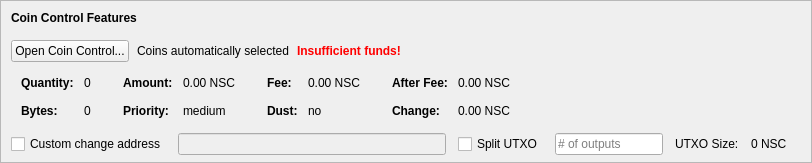
    <widget class="QFrame" name="frameCoinControl">
     <property name="sizePolicy">
      <sizepolicy hsizetype="Expanding" vsizetype="Expanding">
       <horstretch>0</horstretch>
       <verstretch>0</verstretch>
      </sizepolicy>
     </property>
     <property name="maximumSize">
      <size>
       <width>16777215</width>
       <height>16777215</height>
      </size>
     </property>
     <property name="frameShape">
      <enum>QFrame::StyledPanel</enum>
     </property>
     <property name="frameShadow">
      <enum>QFrame::Sunken</enum>
     </property>
     <layout class="QVBoxLayout" name="verticalLayoutCoinControl2">
      <property name="spacing">
       <number>0</number>
      </property>
      <property name="leftMargin">
       <number>0</number>
      </property>
      <property name="topMargin">
       <number>0</number>
      </property>
      <property name="rightMargin">
       <number>0</number>
      </property>
      <property name="bottomMargin">
       <number>6</number>
      </property>
      <item>
       <layout class="QVBoxLayout" name="verticalLayoutCoinControl" stretch="0,0,0,0,1">
        <property name="spacing">
         <number>0</number>
        </property>
        <property name="leftMargin">
         <number>10</number>
        </property>
        <property name="topMargin">
         <number>10</number>
        </property>
        <item>
         <layout class="QHBoxLayout" name="horizontalLayoutCoinControl1">
          <property name="bottomMargin">
           <number>15</number>
          </property>
          <item>
           <widget class="QLabel" name="labelCoinControlFeatures">
            <property name="sizePolicy">
             <sizepolicy hsizetype="Preferred" vsizetype="Maximum">
              <horstretch>0</horstretch>
              <verstretch>0</verstretch>
             </sizepolicy>
            </property>
            <property name="font">
             <font>
              <weight>75</weight>
              <bold>true</bold>
             </font>
            </property>
            <property name="styleSheet">
             <string notr="true">font-weight:bold;</string>
            </property>
            <property name="text">
             <string>Coin Control Features</string>
            </property>
           </widget>
          </item>
         </layout>
        </item>
        <item>
         <layout class="QHBoxLayout" name="horizontalLayoutCoinControl2" stretch="0,0,0,0">
          <property name="spacing">
           <number>8</number>
          </property>
          <property name="bottomMargin">
           <number>10</number>
          </property>
          <item>
           <widget class="QPushButton" name="pushButtonCoinControl">
            <property name="styleSheet">
             <string notr="true"/>
            </property>
            <property name="text">
             <string>Open Coin Control...</string>
            </property>
            <property name="autoDefault">
             <bool>false</bool>
            </property>
           </widget>
          </item>
          <item>
           <widget class="QLabel" name="labelCoinControlAutomaticallySelected">
            <property name="text">
             <string>Coins automatically selected</string>
            </property>
            <property name="margin">
             <number>5</number>
            </property>
           </widget>
          </item>
          <item>
           <widget class="QLabel" name="labelCoinControlInsuffFunds">
            <property name="font">
             <font>
              <weight>75</weight>
              <bold>true</bold>
             </font>
            </property>
            <property name="styleSheet">
             <string notr="true">color:red;font-weight:bold;</string>
            </property>
            <property name="text">
             <string>Insufficient funds!</string>
            </property>
            <property name="margin">
             <number>5</number>
            </property>
           </widget>
          </item>
          <item>
           <spacer name="horizontalSpacerCoinControl">
            <property name="orientation">
             <enum>Qt::Horizontal</enum>
            </property>
            <property name="sizeHint" stdset="0">
             <size>
              <width>40</width>
              <height>1</height>
             </size>
            </property>
           </spacer>
          </item>
         </layout>
        </item>
        <item>
         <widget class="QWidget" name="widgetCoinControl" native="true">
          <property name="sizePolicy">
           <sizepolicy hsizetype="Preferred" vsizetype="Preferred">
            <horstretch>0</horstretch>
            <verstretch>0</verstretch>
           </sizepolicy>
          </property>
          <property name="minimumSize">
           <size>
            <width>0</width>
            <height>0</height>
           </size>
          </property>
          <property name="styleSheet">
           <string notr="true"/>
          </property>
          <layout class="QHBoxLayout" name="horizontalLayoutCoinControl5">
           <property name="leftMargin">
            <number>0</number>
           </property>
           <property name="topMargin">
            <number>0</number>
           </property>
           <property name="rightMargin">
            <number>0</number>
           </property>
           <property name="bottomMargin">
            <number>0</number>
           </property>
           <item>
            <layout class="QHBoxLayout" name="horizontalLayoutCoinControl3" stretch="0,0,0,1">
             <property name="spacing">
              <number>20</number>
             </property>
             <property name="topMargin">
              <number>0</number>
             </property>
             <property name="bottomMargin">
              <number>10</number>
             </property>
             <item>
              <layout class="QFormLayout" name="formLayoutCoinControl1">
               <property name="horizontalSpacing">
                <number>10</number>
               </property>
               <property name="verticalSpacing">
                <number>14</number>
               </property>
               <property name="leftMargin">
                <number>10</number>
               </property>
               <property name="topMargin">
                <number>4</number>
               </property>
               <property name="rightMargin">
                <number>6</number>
               </property>
               <item row="0" column="0">
                <widget class="QLabel" name="labelCoinControlQuantityText">
                 <property name="font">
                  <font>
                   <weight>75</weight>
                   <bold>true</bold>
                  </font>
                 </property>
                 <property name="text">
                  <string>Quantity:</string>
                 </property>
                 <property name="margin">
                  <number>0</number>
                 </property>
                </widget>
               </item>
               <item row="0" column="1">
                <widget class="QLabel" name="labelCoinControlQuantity">
                 <property name="cursor">
                  <cursorShape>IBeamCursor</cursorShape>
                 </property>
                 <property name="contextMenuPolicy">
                  <enum>Qt::ActionsContextMenu</enum>
                 </property>
                 <property name="text">
                  <string notr="true">0</string>
                 </property>
                 <property name="margin">
                  <number>0</number>
                 </property>
                 <property name="textInteractionFlags">
                  <set>Qt::LinksAccessibleByMouse|Qt::TextSelectableByKeyboard|Qt::TextSelectableByMouse</set>
                 </property>
                </widget>
               </item>
               <item row="1" column="0">
                <widget class="QLabel" name="labelCoinControlBytesText">
                 <property name="font">
                  <font>
                   <weight>75</weight>
                   <bold>true</bold>
                  </font>
                 </property>
                 <property name="text">
                  <string>Bytes:</string>
                 </property>
                </widget>
               </item>
               <item row="1" column="1">
                <widget class="QLabel" name="labelCoinControlBytes">
                 <property name="cursor">
                  <cursorShape>IBeamCursor</cursorShape>
                 </property>
                 <property name="contextMenuPolicy">
                  <enum>Qt::ActionsContextMenu</enum>
                 </property>
                 <property name="text">
                  <string notr="true">0</string>
                 </property>
                 <property name="textInteractionFlags">
                  <set>Qt::LinksAccessibleByMouse|Qt::TextSelectableByKeyboard|Qt::TextSelectableByMouse</set>
                 </property>
                </widget>
               </item>
              </layout>
             </item>
             <item>
              <layout class="QFormLayout" name="formLayoutCoinControl2">
               <property name="horizontalSpacing">
                <number>10</number>
               </property>
               <property name="verticalSpacing">
                <number>14</number>
               </property>
               <property name="leftMargin">
                <number>6</number>
               </property>
               <property name="topMargin">
                <number>4</number>
               </property>
               <property name="rightMargin">
                <number>6</number>
               </property>
               <item row="0" column="0">
                <widget class="QLabel" name="labelCoinControlAmountText">
                 <property name="font">
                  <font>
                   <weight>75</weight>
                   <bold>true</bold>
                  </font>
                 </property>
                 <property name="text">
                  <string>Amount:</string>
                 </property>
                 <property name="margin">
                  <number>0</number>
                 </property>
                </widget>
               </item>
               <item row="0" column="1">
                <widget class="QLabel" name="labelCoinControlAmount">
                 <property name="cursor">
                  <cursorShape>IBeamCursor</cursorShape>
                 </property>
                 <property name="contextMenuPolicy">
                  <enum>Qt::ActionsContextMenu</enum>
                 </property>
                 <property name="text">
                  <string notr="true">0.00 NSC</string>
                 </property>
                 <property name="textInteractionFlags">
                  <set>Qt::LinksAccessibleByMouse|Qt::TextSelectableByKeyboard|Qt::TextSelectableByMouse</set>
                 </property>
                </widget>
               </item>
               <item row="1" column="0">
                <widget class="QLabel" name="labelCoinControlPriorityText">
                 <property name="font">
                  <font>
                   <weight>75</weight>
                   <bold>true</bold>
                  </font>
                 </property>
                 <property name="text">
                  <string>Priority:</string>
                 </property>
                </widget>
               </item>
               <item row="1" column="1">
                <widget class="QLabel" name="labelCoinControlPriority">
                 <property name="cursor">
                  <cursorShape>IBeamCursor</cursorShape>
                 </property>
                 <property name="contextMenuPolicy">
                  <enum>Qt::ActionsContextMenu</enum>
                 </property>
                 <property name="text">
                  <string>medium</string>
                 </property>
                 <property name="textInteractionFlags">
                  <set>Qt::LinksAccessibleByMouse|Qt::TextSelectableByKeyboard|Qt::TextSelectableByMouse</set>
                 </property>
                </widget>
               </item>
              </layout>
             </item>
             <item>
              <layout class="QFormLayout" name="formLayoutCoinControl3">
               <property name="horizontalSpacing">
                <number>10</number>
               </property>
               <property name="verticalSpacing">
                <number>14</number>
               </property>
               <property name="leftMargin">
                <number>6</number>
               </property>
               <property name="topMargin">
                <number>4</number>
               </property>
               <property name="rightMargin">
                <number>6</number>
               </property>
               <item row="0" column="0">
                <widget class="QLabel" name="labelCoinControlFeeText">
                 <property name="font">
                  <font>
                   <weight>75</weight>
                   <bold>true</bold>
                  </font>
                 </property>
                 <property name="text">
                  <string>Fee:</string>
                 </property>
                 <property name="margin">
                  <number>0</number>
                 </property>
                </widget>
               </item>
               <item row="0" column="1">
                <widget class="QLabel" name="labelCoinControlFee">
                 <property name="cursor">
                  <cursorShape>IBeamCursor</cursorShape>
                 </property>
                 <property name="contextMenuPolicy">
                  <enum>Qt::ActionsContextMenu</enum>
                 </property>
                 <property name="text">
                  <string notr="true">0.00 NSC</string>
                 </property>
                 <property name="textInteractionFlags">
                  <set>Qt::LinksAccessibleByMouse|Qt::TextSelectableByKeyboard|Qt::TextSelectableByMouse</set>
                 </property>
                </widget>
               </item>
               <item row="1" column="0">
                <widget class="QLabel" name="labelCoinControlLowOutputText">
                 <property name="font">
                  <font>
                   <weight>75</weight>
                   <bold>true</bold>
                  </font>
                 </property>
                 <property name="text">
                  <string>Dust:</string>
                 </property>
                </widget>
               </item>
               <item row="1" column="1">
                <widget class="QLabel" name="labelCoinControlLowOutput">
                 <property name="cursor">
                  <cursorShape>IBeamCursor</cursorShape>
                 </property>
                 <property name="contextMenuPolicy">
                  <enum>Qt::ActionsContextMenu</enum>
                 </property>
                 <property name="text">
                  <string>no</string>
                 </property>
                 <property name="textInteractionFlags">
                  <set>Qt::LinksAccessibleByMouse|Qt::TextSelectableByKeyboard|Qt::TextSelectableByMouse</set>
                 </property>
                </widget>
               </item>
              </layout>
             </item>
             <item>
              <layout class="QFormLayout" name="formLayoutCoinControl4">
               <property name="horizontalSpacing">
                <number>10</number>
               </property>
               <property name="verticalSpacing">
                <number>14</number>
               </property>
               <property name="leftMargin">
                <number>6</number>
               </property>
               <property name="topMargin">
                <number>4</number>
               </property>
               <property name="rightMargin">
                <number>6</number>
               </property>
               <item row="0" column="0">
                <widget class="QLabel" name="labelCoinControlAfterFeeText">
                 <property name="font">
                  <font>
                   <weight>75</weight>
                   <bold>true</bold>
                  </font>
                 </property>
                 <property name="text">
                  <string>After Fee:</string>
                 </property>
                 <property name="margin">
                  <number>0</number>
                 </property>
                </widget>
               </item>
               <item row="0" column="1">
                <widget class="QLabel" name="labelCoinControlAfterFee">
                 <property name="cursor">
                  <cursorShape>IBeamCursor</cursorShape>
                 </property>
                 <property name="contextMenuPolicy">
                  <enum>Qt::ActionsContextMenu</enum>
                 </property>
                 <property name="text">
                  <string notr="true">0.00 NSC</string>
                 </property>
                 <property name="textInteractionFlags">
                  <set>Qt::LinksAccessibleByMouse|Qt::TextSelectableByKeyboard|Qt::TextSelectableByMouse</set>
                 </property>
                </widget>
               </item>
               <item row="1" column="0">
                <widget class="QLabel" name="labelCoinControlChangeText">
                 <property name="font">
                  <font>
                   <weight>75</weight>
                   <bold>true</bold>
                  </font>
                 </property>
                 <property name="text">
                  <string>Change:</string>
                 </property>
                </widget>
               </item>
               <item row="1" column="1">
                <widget class="QLabel" name="labelCoinControlChange">
                 <property name="cursor">
                  <cursorShape>IBeamCursor</cursorShape>
                 </property>
                 <property name="contextMenuPolicy">
                  <enum>Qt::ActionsContextMenu</enum>
                 </property>
                 <property name="text">
                  <string notr="true">0.00 NSC</string>
                 </property>
                 <property name="textInteractionFlags">
                  <set>Qt::LinksAccessibleByMouse|Qt::TextSelectableByKeyboard|Qt::TextSelectableByMouse</set>
                 </property>
                </widget>
               </item>
              </layout>
             </item>
            </layout>
           </item>
          </layout>
         </widget>
        </item>
        <item>
         <layout class="QHBoxLayout" name="horizontalLayoutCoinControl4" stretch="0,0,0,0,0,0,0">
          <property name="spacing">
           <number>12</number>
          </property>
          <property name="sizeConstraint">
           <enum>QLayout::SetDefaultConstraint</enum>
          </property>
          <property name="topMargin">
           <number>5</number>
          </property>
          <property name="rightMargin">
           <number>5</number>
          </property>
          <item>
           <widget class="QCheckBox" name="checkBoxCoinControlChange">
            <property name="toolTip">
             <string>If this is activated, but the change address is empty or invalid, change will be sent to a newly generated address.</string>
            </property>
            <property name="text">
             <string>Custom change address</string>
            </property>
           </widget>
          </item>
          <item>
           <widget class="QValidatedLineEdit" name="lineEditCoinControlChange">
            <property name="enabled">
             <bool>false</bool>
            </property>
            <property name="sizePolicy">
             <sizepolicy hsizetype="Expanding" vsizetype="Fixed">
              <horstretch>0</horstretch>
              <verstretch>0</verstretch>
             </sizepolicy>
            </property>
           </widget>
          </item>
          <item>
           <widget class="QCheckBox" name="splitBlockCheckBox">
            <property name="text">
             <string>Split UTXO</string>
            </property>
           </widget>
          </item>
          <item>
           <widget class="QLineEdit" name="splitBlockLineEdit">
            <property name="sizePolicy">
             <sizepolicy hsizetype="Fixed" vsizetype="Fixed">
              <horstretch>50</horstretch>
              <verstretch>0</verstretch>
             </sizepolicy>
            </property>
            <property name="placeholderText">
             <string># of outputs</string>
            </property>
           </widget>
          </item>
          <item>
           <widget class="QLabel" name="labelBlockSizeText">
            <property name="text">
             <string>UTXO Size:</string>
            </property>
           </widget>
          </item>
          <item>
           <widget class="QLabel" name="labelBlockSize">
            <property name="text">
             <string>0 NSC</string>
            </property>
           </widget>
          </item>
          <item>
           <widget class="QLabel" name="labelCoinControlChangeLabel">
            <property name="sizePolicy">
             <sizepolicy hsizetype="Preferred" vsizetype="Expanding">
              <horstretch>0</horstretch>
              <verstretch>0</verstretch>
             </sizepolicy>
            </property>
            <property name="minimumSize">
             <size>
              <width>0</width>
              <height>0</height>
             </size>
            </property>
            <property name="text">
             <string/>
            </property>
            <property name="margin">
             <number>3</number>
            </property>
           </widget>
          </item>
         </layout>
        </item>
        <item>
         <spacer name="verticalSpacerCoinControl">
          <property name="orientation">
           <enum>Qt::Vertical</enum>
          </property>
          <property name="sizeHint" stdset="0">
           <size>
            <width>800</width>
            <height>1</height>
           </size>
          </property>
         </spacer>
        </item>
       </layout>
      </item>
     </layout>
    </widget>
